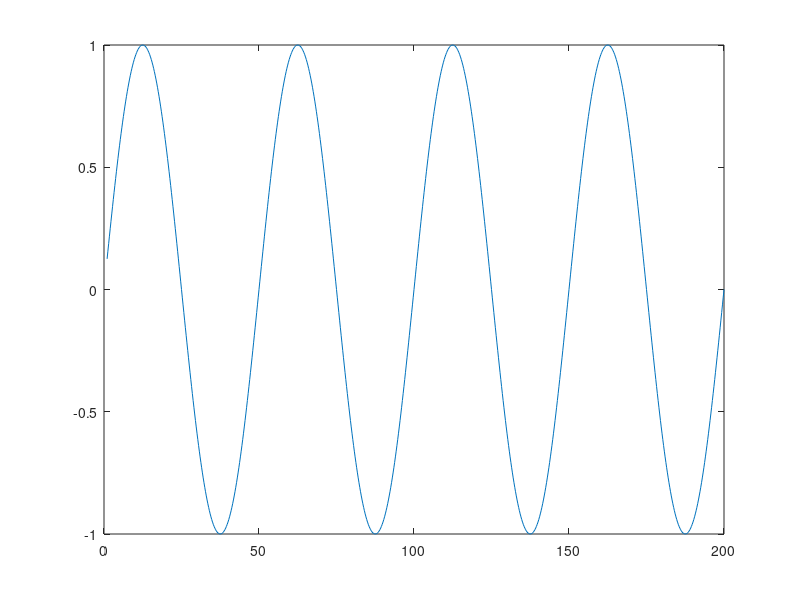

Source code (MATLAB):
%-MD MAHADI HASAN NAHID
%-Lecturer, CSE, SUST
%-CSE 426 - Digitall Signal Processing 


clear all;
clc;

T=50;
fs=1/T;
t = 1:0.25:200;

y = sin(2*pi*fs*t);

plot(t,y)
ylim([-1 1])